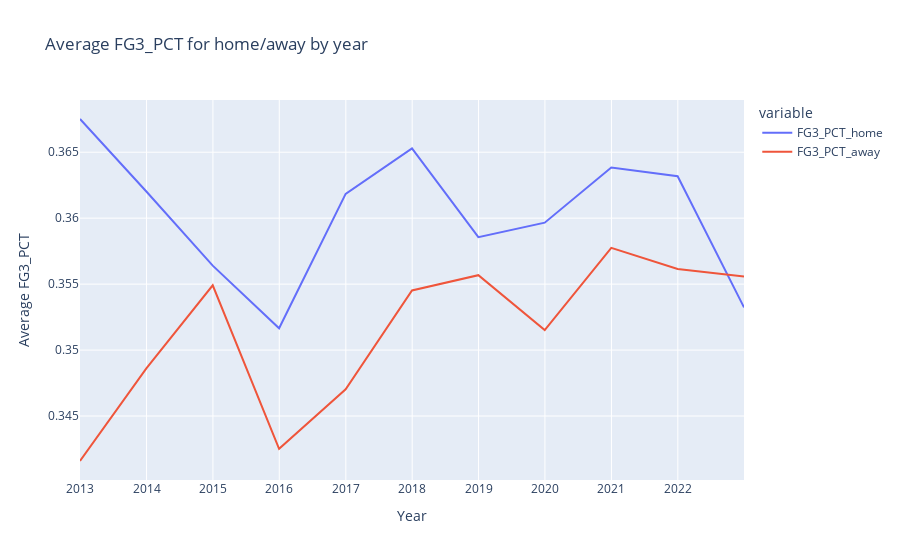

Here is the notebook cell this chart was saved with:
### Code cell
# Timeline of FGA average per year
fg3_avg_timeline = df[['FG3_PCT_home','FG3_PCT_away']].resample('Y').mean()
fig = px.line(fg3_avg_timeline, labels={'GAME_DATE':'Year', 'value':'Average FG3_PCT'},title='Average FG3_PCT for home/away by year')
fig.update_layout(xaxis = dict(
        tickvals = [2013,2014, 2015, 2016, 2017, 2018, 2019,2020,2021,2022],
        ticktext = [2013,2014, 2015, 2016, 2017, 2018, 2019,2020,2021,2022]
))
fig.show()

### Figure 1 — Plotly figure (JSON) as saved in the notebook; plotly's stock layout.template omitted (floating-point values rounded to 4 significant figures)
{"data": [{"hovertemplate": "variable=FG3_PCT_home<br>Year=%{x}<br>Average FG3_PCT=%{y}<extra></extra>", "legendgroup": "FG3_PCT_home", "line": {"color": "#636efa", "dash": "solid"}, "marker": {"symbol": "circle"}, "mode": "lines", "name": "FG3_PCT_home", "orientation": "v", "showlegend": true, "type": "scatter", "x": ["2012-12-31T00:00:00", "2013-12-31T00:00:00", "2014-12-31T00:00:00", "2015-12-31T00:00:00", "2016-12-31T00:00:00", "2017-12-31T00:00:00", "2018-12-31T00:00:00", "2019-12-31T00:00:00", "2020-12-31T00:00:00", "2021-12-31T00:00:00", "2022-12-31T00:00:00"], "xaxis": "x", "y": [0.3675, 0.362, 0.3564, 0.3517, 0.3618, 0.3653, 0.3586, 0.3597, 0.3638, 0.3632, 0.3532], "yaxis": "y"}, {"hovertemplate": "variable=FG3_PCT_away<br>Year=%{x}<br>Average FG3_PCT=%{y}<extra></extra>", "legendgroup": "FG3_PCT_away", "line": {"color": "#EF553B", "dash": "solid"}, "marker": {"symbol": "circle"}, "mode": "lines", "name": "FG3_PCT_away", "orientation": "v", "showlegend": true, "type": "scatter", "x": ["2012-12-31T00:00:00", "2013-12-31T00:00:00", "2014-12-31T00:00:00", "2015-12-31T00:00:00", "2016-12-31T00:00:00", "2017-12-31T00:00:00", "2018-12-31T00:00:00", "2019-12-31T00:00:00", "2020-12-31T00:00:00", "2021-12-31T00:00:00", "2022-12-31T00:00:00"], "xaxis": "x", "y": [0.3416, 0.3486, 0.3549, 0.3425, 0.347, 0.3545, 0.3557, 0.3515, 0.3578, 0.3561, 0.3556], "yaxis": "y"}], "layout": {"legend": {"title": {"text": "variable"}, "tracegroupgap": 0}, "title": {"text": "Average FG3_PCT for home/away by year"}, "xaxis": {"anchor": "y", "domain": [0, 1], "ticktext": [2013, 2014, 2015, 2016, 2017, 2018, 2019, 2020, 2021, 2022], "tickvals": [2013, 2014, 2015, 2016, 2017, 2018, 2019, 2020, 2021, 2022], "title": {"text": "Year"}}, "yaxis": {"anchor": "x", "domain": [0, 1], "title": {"text": "Average FG3_PCT"}}}}
